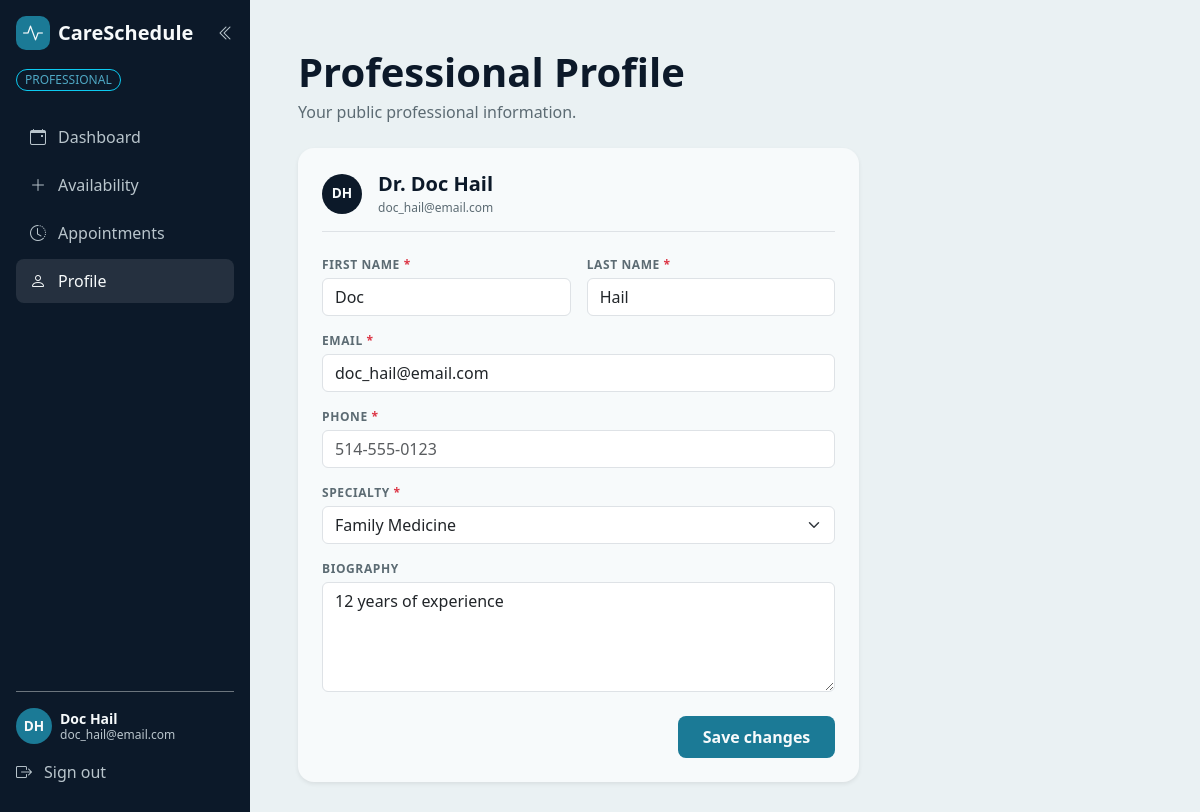
The app's page /professional/profile (signed in), older data.
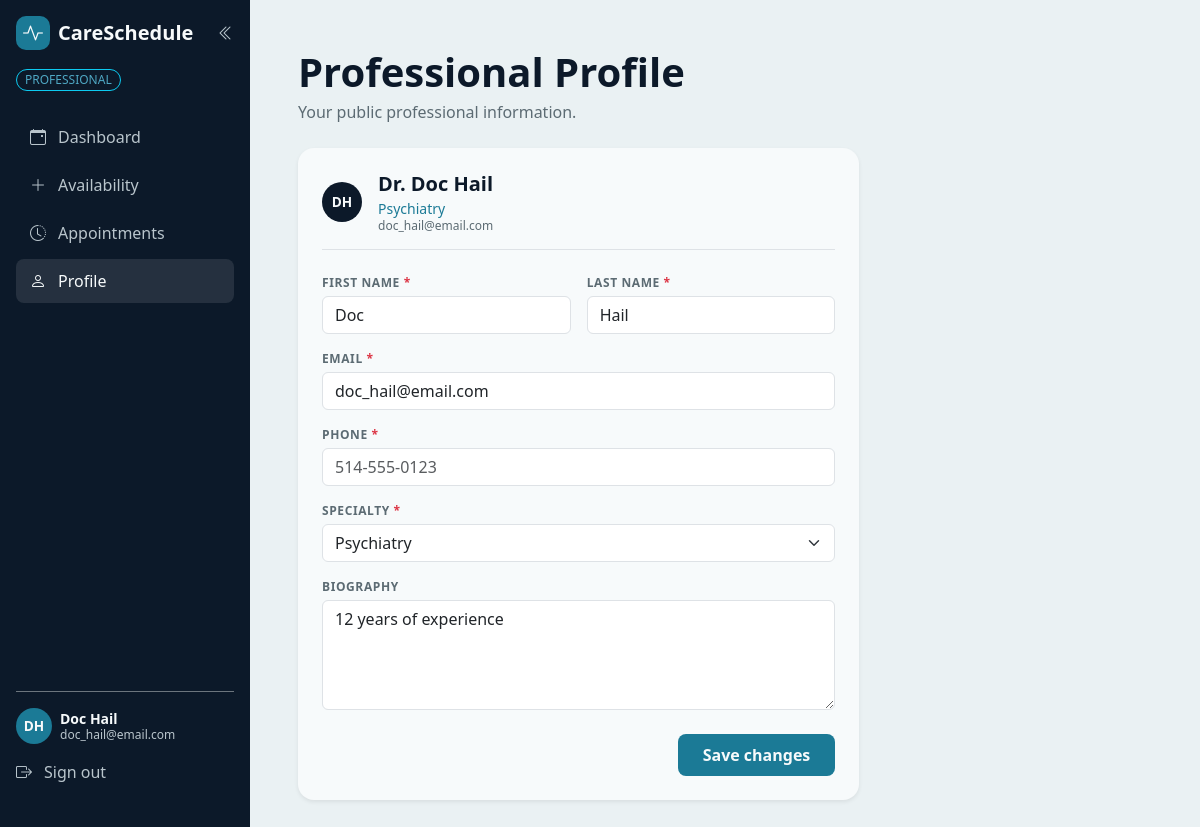
The same page, newer data.
### bp_app/models.py (models this page shows, shortened)
class Professional(UserMixin, db.Model):
    __tablename__ = "professional"
    id = db.Column(db.Integer, primary_key = True)
    email = db.Column(db.String(255), nullable = False, unique = True)
    username = db.Column(db.String(255), nullable = False, unique= True)
    password_hash = db.Column(db.String(255), nullable = False)
    firstname = db.Column(db.String(150), nullable = True)
    lastname = db.Column(db.String(150), nullable = True)
    specialty = db.Column(db.String(150), nullable = True)
    biography = db.Column(db.Text)
    availabilities = db.relationship(
        "Availability",
        back_populates = "professional"
    )

### bp_app/professional_routes.py (the view, shortened to what this page needs)
@professional.route("/professional/profile", methods=["GET", "POST"])
@login_required
def profile():
    if not isinstance(current_user, Professional):
        flash("This page is for professionals only.", "error")
        return redirect(url_for("main.home"))
    return render_template(
        "professional/profile.html",
        specialties=SPECIALTIES,
        active_page="profile",
    )

### bp_app/app.py (called while the page is built)
@login_manager.user_loader
def load_user(user_id):
    try:
        user_type, record_id = user_id.split(":", 1)
        model = {"Patient": Patient, "Professional": Professional}.get(user_type)
        return db.session.get(model, int(record_id)) if model else None
    except (AttributeError, TypeError, ValueError):
        return None

### bp_app/templates/professional/profile.html (shortened to what this page needs)
{% extends "components/dashboard_base.html" %}
{% block dashboard_content %}
    <div class="row">
        <div class="col-12 col-lg-8 col-xxl-6">
            <div class="mb-4">
                <h1 class="display-6 fw-bold text-app-navy mb-1">Professional Profile</h1>
                <p class="text-app-muted mb-0">Your public professional information.</p>
            </div>
            <div class="card border-0 shadow-sm rounded-4 bg-app-card p-4">
                <div class="d-flex align-items-center gap-3 pb-3 mb-4 border-bottom">
                    <div class="avatar avatar-lg bg-app-navy text-app-offwhite">
                        {{ current_user.firstname[:1] }}{{ current_user.lastname[:1] }}
                    </div>
                    <div class="lh-sm">
                        <div class="h5 fw-bold text-app-navy mb-1">
                            Dr. {{ current_user.firstname }} {{ current_user.lastname }}
                        </div>
                        <div class="text-app-teal small">{{ current_user.specialty }}</div>
                        <div class="text-app-muted text-xs">{{ current_user.email }}</div>
                    </div>
                </div>
                <form method="POST" action="{{ url_for('professional.profile') }}">
                    <div class="row g-3 mb-3">
                        <div class="col-12 col-md-6">
                            <label class="w-100">
                                <span class="eyebrow text-app-muted d-block mb-1">
                                    First name <span class="text-danger">*</span>
                                </span>
                                <input type="text" name="firstname" class="form-control"
                                       value="{{ current_user.firstname }}" required>
                            </label>
                        </div>
                        <div class="col-12 col-md-6">
                            <label class="w-100">
                                <span class="eyebrow text-app-muted d-block mb-1">
                                    Last name <span class="text-danger">*</span>
                                </span>
                                <input type="text" name="lastname" class="form-control"
                                       value="{{ current_user.lastname }}" required>
                            </label>
                        </div>
                    </div>
                    <label class="w-100 mb-3">
                        <span class="eyebrow text-app-muted d-block mb-1">
                            Email <span class="text-danger">*</span>
                        </span>
                        <input type="email" name="email" class="form-control"
                               value="{{ current_user.email }}" required>
                    </label>
                    <label class="w-100 mb-3">
                        <span class="eyebrow text-app-muted d-block mb-1">Phone <span class="text-danger">*</span> </span>
                        <input type="tel" name="phone" class="form-control"
                               value="{{ current_user.phone }}"
                               placeholder="514-555-0123" required>
                    </label>
                    <label class="w-100 mb-3">
                        <span class="eyebrow text-app-muted d-block mb-1">
                            Specialty <span class="text-danger">*</span>
                        </span>
                        <select name="specialty" class="form-select" required>
                            {% for option in specialties %}
                                <option value="{{ option }}"
                                        {{ 'selected' if option == current_user.specialty }}>
                                    {{ option }}
                                </option>
                            {% endfor %}
                        </select>
                    </label>
                    <label class="w-100 mb-4">
                        <span class="eyebrow text-app-muted d-block mb-1">Biography</span>
                        <textarea name="biography" class="form-control" rows="4"
                                  placeholder="A short introduction patients will see when booking."
                        >{{ current_user.biography or '' }}</textarea>
                    </label>
                    <div class="d-flex justify-content-end">
                        <button type="submit"
                                class="btn bg-app-teal text-app-offwhite fw-bold px-4 py-2 rounded-3">
                            Save changes
                        </button>
                    </div>
                </form>
            </div>
        </div>
    </div>
{% endblock %}

### bp_app/templates/components/dashboard_base.html (shortened to what this page needs)
{% extends "base.html" %}
{% block styles %}
    <link rel="stylesheet" href="{{ url_for('static', filename='css/pages/dashboard.css') }}">
{% endblock %}
{% block content %}
    <div class="dashboard-layout" id="dashboardLayout">
        {% include "components/sidebar.html" %}
        <div class="dashboard-main bg-app-page p-4 p-md-5">
            {% block dashboard_content %}{% endblock %}
        </div>
    </div>
{% endblock %}

### bp_app/templates/base.html (shortened to what this page needs)
<!DOCTYPE html>
<html lang="en">
<head>
    <link href="https://cdn.jsdelivr.net/npm/bootstrap@5.3.8/dist/css/bootstrap.min.css" rel="stylesheet"
>
    <link rel="stylesheet" href="{{ url_for('static', filename='styles.css') }}">
    <link rel="stylesheet"
          href="https://cdn.jsdelivr.net/npm/bootstrap-icons@1.13.1/font/bootstrap-icons.min.css">
    {% block styles %}{% endblock %}
</head>
<body>
<main>
    {% block content %}
    {% endblock %}
</main>
</body>
</html>

### bp_app/templates/components/sidebar.html (shortened to what this page needs)
<div class="offcanvas-lg offcanvas-start bg-app-navy dashboard-sidebar" tabindex="-1"
     id="appSidebar" aria-labelledby="appSidebarLabel">
    <div class="offcanvas-body d-flex flex-column justify-content-between p-3">
        <div>
            <div class="sidebar-head d-none d-lg-flex align-items-center justify-content-between mb-3">
                <a href="{{ url_for('professional.dashboard') }}"
                   class="d-flex align-items-center gap-2 text-decoration-none">
                    <div class="brand-mark">
                        <i class="bi bi-activity fs-5"></i>
                    </div>
                    <span class="brand-name fs-5 sidebar-label">CareSchedule</span>
                </a>
                <button class="btn border-0 p-0 text-app-muted-dark" type="button"
                        id="railToggle" aria-label="Collapse sidebar" aria-expanded="true">
                    <i class="bi bi-chevron-double-left" id="railToggleIcon"></i>
                </button>
            </div>
            <div class="mb-4 sidebar-label">
                <span class="badge border border-info text-app-teal-light rounded-pill px-2 py-1 fw-normal text-xs">
                    PROFESSIONAL
                </span>
            </div>
            <nav class="nav nav-pills flex-column gap-1">
                <a href="{{ url_for('professional.dashboard') }}" title="Dashboard"
                   class="nav-link-custom {{ 'active' if active_page == 'dashboard' }}">
                    <i class="bi bi-calendar-event"></i>
                    <span class="sidebar-label">Dashboard</span>
                </a>
                <a href="{{ url_for('professional.manage_availability') }}" title="Availability"
                   class="nav-link-custom {{ 'active' if active_page == 'availability' }}">
                    <i class="bi bi-plus-lg"></i>
                    <span class="sidebar-label">Availability</span>
                </a>
                <a href="{{ url_for('professional.appointment') }}" title="Appointments"
                   class="nav-link-custom {{ 'active' if active_page == 'appointments' }}">
                    <i class="bi bi-clock-history"></i>
                    <span class="sidebar-label">Appointments</span>
                </a>
                <a href="{{ url_for('professional.profile') }}" title="Profile"
                   class="nav-link-custom {{ 'active' if active_page == 'profile' }}">
                    <i class="bi bi-person"></i>
                    <span class="sidebar-label">Profile</span>
                </a>
            </nav>
        </div>
        <div class="border-top border-secondary pt-3 mt-auto">
            <div class="sidebar-user d-flex align-items-center gap-2 mb-3">
                <div class="avatar avatar-sm bg-app-teal text-app-offwhite">
                    {{ current_user.firstname[:1] }}{{ current_user.lastname[:1] }}
                </div>
                <div class="lh-sm sidebar-label">
                    <div class="fw-bold text-app-offwhite small">
                        {{ current_user.firstname }} {{ current_user.lastname }}
                    </div>
                    <div class="text-app-muted-dark text-xs">{{ current_user.email }}</div>
                </div>
            </div>
            <form action="{{ url_for('professional.logout') }}" method="POST">
                <button type="submit" title="Sign out"
                        class="nav-link-custom text-app-muted-dark small hover-white btn btn-link border-0 bg-transparent p-0 p-100 text-start text-decoration-none shadow-none">
                    <i class="bi bi-box-arrow-right"></i>
                    <span class="sidebar-label">Sign out</span>
                </button>
            </form>
        </div>
    </div>
</div>

### bp_app/static/styles.css (style rules this page uses)
h1 { color:white; }
.nav-link-custom { color: var(--app-muted-dark); border-radius: 8px; padding: 10px 14px; text-decoration: none; display: flex; align-items: center; gap: 12px; }
.nav-link-custom:hover, .nav-link-custom.active { background-color: rgba(255, 255, 255, 0.1); color: var(--app-offwhite); }

### bp_app/static/css/pages/dashboard.css (style rules this page uses)
.bg-app-navy { background-color: var(--app-navy); }
.eyebrow { font-size: 0.75rem; font-weight: 700; letter-spacing: 0.05em; text-transform: uppercase; }
.text-xs { font-size: 0.75rem; }
.avatar { width: 40px; height: 40px; flex-shrink: 0; border-radius: 50%; font-size:0.85rem; font-weight: 700; display:flex; align-items: center; justify-content: center; }
.avatar-sm { width: 36px; height: 36px; }
.text-app-teal-light { color: var(--app-teal-light); }
.brand-name { font-weight: 700; color: var(--app-offwhite); }
@media (min-width: 992px) { .dashboard-layout { display: flex; align-items: stretch; gap: 0; } }
@media (min-width: 992px) { .dashboard-layout > .dashboard-sidebar { flex: 0 0 250px; width: 250px !important; max-width: 250px; min-height: 100vh; margin: 0; transition: flex-basis 0.2s ease, width 0.2s ease; } }
@media (min-width: 992px) { .dashboard-layout > .dashboard-main { flex: 1 1 0%; min-width: 0; margin: 0; } }
@media (min-width: 992px) { .dashboard-sidebar, .dashboard-sidebar .offcanvas-body { background-color: var(--app-navy) !important; } }
@media (min-width: 992px) { .dashboard-sidebar .offcanvas-body { flex-grow: 1; padding: 1rem; overflow-y: auto; min-height: 100vh; } }

### bp_app/static/css/base.css (style rules this page uses)
:root { --app-teal: #1b7a96; --app-navy: #0C1929; --app-offwhite: #f7fafb; --app-success: #1e8a5f; --app-error: #c0201a; --app-bg: #eaf1f3; --app-border: #d3e0e4; --app-muted: #5c6b73; --app-teal-light: #4fa8c4; --app-muted-dark: #b9c5cc; }
.brand-mark { width: 34px; height: 34px; border-radius: 10px; background-color: var(--app-teal); color: var(--app-offwhite); display: inline-flex; align-items: center; justify-content: center; }
.brand-name { font-weight: 700; color: var(--app-navy); }
.nav-link-custom { color: var(--app-muted-dark); border-radius: 8px; padding: 10px 14px; text-decoration: none; display: flex; align-items: center; gap: 12px; }
.nav-link-custom:hover, .nav-link-custom.active { background-color: rgba(255, 255, 255, 0.1); color: var(--app-offwhite); }
.bg-app-navy { background-color: var(--app-navy); }
.bg-app-teal { background-color: var(--app-teal); }
.bg-app-card { background-color: var(--app-offwhite); }
.bg-app-page { background-color: var(--app-bg); }
.text-app-navy { color: var(--app-navy); }
.text-app-teal { color: var(--app-teal); }
.text-app-teal-light { color: var(--app-teal-light); }
.text-app-offwhite { color: var(--app-offwhite); }
.text-app-muted { color: var(--app-muted); }
.text-app-muted-dark { color: var(--app-muted-dark); }

Row changes from the older to the newer data that the page shows:
changed Professional "Doc": specialty (not shown) → "Psychiatry"
Text that changed along with them:
form field specialty: "Family Medicine" → "Psychiatry"
